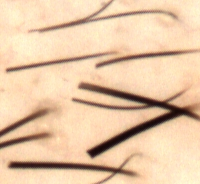
#> input picture lib/test.png, 200 x 184 px; its folder holds 4 pictures in this run
$ python skeletonExtraction.py
#> lines starting #> are read from the running program, lines starting #| are printed output that depends on the picture; after the words box and inside, x2 and y2 are one past the last pixel; in counts of white or black regions, pixels touching at a corner belong together
### lib/endpointDetection.py
#!/usr/bin/env python
# coding: utf-8

import numpy as np
import cv2
from matplotlib import pyplot as plt
import math
import time
from numba import jit
from numba.typed import List, Dict


# [34 lines of commented-out code are left out]

# [92 lines left out: functions UFS_getfa, UFS_merge, _bfs, _merge_endpoint, _check, not called in this run]

@jit(nopython = True)
def _find_endpoint(binary, r, degree_thres):
    n, m = binary.shape

    shifted = np.zeros((n + 2 * r + 1, m + 2 * r + 1), dtype = np.uint8)
    shifted[r:r+n, r:r+m] = binary

    is_candidate = np.zeros((n, m), dtype = np.uint8)
    candidate = List()
    for i in range(r, r + n):
        for j in range(r, r + m):
            if (shifted[i, j] == 0)  or ((shifted[i-1, j] & shifted[i, j-1] & shifted[i+1, j] & shifted[i, j+1]) == 1):
                continue
            lastflag = -1
            s = 0
            angle = 0
            for degree in range(361):
                rad = degree / 360 * 2 * np.pi
                flag = 1
                for k in range(1, r+1):
                    if not _check(shifted, i + np.cos(rad) * k, j + np.sin(rad) * k):
                        flag = 0
                        break
                s += (flag != lastflag)
                lastflag = flag
                angle += (flag)
            s -= 1
            angle -= (lastflag)
            if (s == 2) and (angle < degree_thres):
                is_candidate[i - r, j - r] = 1
                candidate.append((np.int32(i-r), np.int32(j-r)))
    return candidate, is_candidate

def find_endpoint(binary, r = 15, degree_thres = 60, endpoints = None):
    '''
    Find all of the end points of the hairs in a given binary image.

    Args:
    ------
    binary : 2D numpy.array. A binary image.
    r : int, optional. Should be in [1, 30]. The radius of the neibourhood circle.
    degree_thres : float, optional.

    Returns:
    ------
    endpoints : 2D numpy.array, [(x1, y1), (x2, y2), ...] Each row represents an end point.
    '''

    # [27 lines of commented-out code are left out]

    binary = np.array(binary, dtype = np.uint8)
    candidate, is_candidate = _find_endpoint(binary, r, degree_thres)

    if (endpoints is not None):
        for x, y in endpoints:
            if not is_candidate[x, y]:
                candidate.append((np.int32(x), np.int32(y)))
    #print("before merge", time() - t0, "s")
    return np.array(magnet(binary, _merge_endpoint(binary, candidate, 10)), dtype = np.int32)

#@jit(nopython = True)
# [22 lines left out: function magnet, not called in this run]

def endpointDetection(img_binary, endpoints = None, refind = True):
    """
        输入二值图，输出所有检测到的端点。
        Args:
            img_binary (ndarray) : 单通道二值图
            endpoints (ndarray, N * 2, optional) : 建议的点
        Returns:
            points (ndarray) : 所有检测到的端点
    """
    if (refind == False):
        return np.array(magnet(img_binary, endpoints), dtype = np.int32)
    return find_endpoint(img_binary, r = 15, degree_thres = 60, endpoints = endpoints)

# [19 lines that do not run on import are left out]

    #savemat("end_points.mat", {"end_points" : ans})

### lib/skeletonExtraction.py
import numpy as np
import cv2
from matplotlib import pyplot as plt
from scipy import ndimage
from lib.shortestPath import dijkstra
from lib.endpointDetection import endpointDetection
from lib.widthEstimation import waist
from lib.intersectionDetection import intersectionDetection, is_intersection
from lib.smoothing import skeleton_smoothing
from lib.pathEvaluation import evaluate_path

from time import time

def remove_hair(binary, path, width = 10):
    """
        输入二值图和一根毛发的骨架，把对应的毛发拔掉。
    """
    is_inter = is_intersection(binary, path)
    mask = np.zeros(binary.shape, dtype = np.uint8)

    widths, corrected_path = waist(path, binary)
    N = len(path)
    for i in range(N):
        x, y = corrected_path[i]
        if (widths[i] >= 15) or (is_inter[i]):
            continue
        x, y = corrected_path[i]
        w = np.min(widths[max(i-10, 0) : min(i+10, N)])
        cv2.circle(mask, (y, x),
                    round(w / 2) + 3,
                    color = 1,
                    thickness = cv2.FILLED
                    )
    mask *= binary

    # cv2.imshow("mask", mask * 255)
    # cv2.waitKey(0)
    # cv2.destroyAllWindows()

    dst = cv2.inpaint((binary*255).astype(np.uint8), (mask*255).astype(np.uint8), width, cv2.INPAINT_NS)

    # cv2.imshow("dst", dst)
    # cv2.waitKey(0)
    # cv2.destroyAllWindows()
    return (dst > 50).astype(np.uint8)

def skeletonExtraction_single(img_binary, endpoints = None, refind = False, thres = 0.05, min_length = 30, max_num_endpoints = 20):
    """
        输入二值图，返回一根毛发。
    """

    if (endpoints is None):
        refind = True

    # 端点检测
    if (endpoints is None):
        endpoints = endpointDetection(img_binary)
    else:
        endpoints = endpointDetection(img_binary, endpoints, refind = refind)
    if (not isinstance(endpoints, np.ndarray)):
        endpoints = np.array(endpoints)
    endpoints = endpoints.astype(np.int32)
    N = len(endpoints)
    if (N < 2) or (N > max_num_endpoints):
        return None, np.inf

    # 利用距离变换，设置每个点的权值
    D = ndimage.distance_transform_edt(img_binary == 1)
    D = np.max(D) - D + 1
    D[img_binary != 1] = 10000.

    # 求解两两端点之间的最短路径
    path, score = None, np.inf
    for i in range(N):
        i2all = dijkstra(img_binary, D, endpoints[i], endpoints)
        for j in range(i):
            dis = i2all[j][1]
            if (j != i) and (dis < np.inf):
                cur_path = np.array(i2all[j][0], dtype = np.int32)
                if (len(cur_path) <= min_length): ##### 长度过短
                    continue
                cur_score = evaluate_path(cur_path)
                if (cur_score > thres): ##### 得分超过某个阈值（越小路径越平滑）
                    continue
                if (cur_score < score):
                    path, score = cur_path, cur_score

    return path, score

def skeletonExtraction(img_binary, endpoints = None, debug = False, single_hair_mode = False, refind = False,
                       max_num_hairs = 10,
                       min_length = 30):
    """
        输入二值图，返回找到的所有毛发。
        方法：逐根查找。找长得最像毛发的一条路径，将其抹去，反复迭代。
    """

    img_binary = img_binary.astype(np.uint8)

    # [7 lines of commented-out code are left out]

    paths = []
    i = 0
    while i < max_num_hairs:

        i += 1
        if (debug):
            print("Extracting the %d-th hair...." % i)
            t0 = time()

        path, score = skeletonExtraction_single(img_binary, endpoints, refind = refind, min_length = min_length)
        if (path is None):
            break

        if (debug):
            print("Find hair: ", time() - t0, "s")
            t0 = time()

        img_binary_new = remove_hair(img_binary, path)
        path = skeleton_smoothing(img_binary, path)
        img_binary = img_binary_new
        if (len(path) <= min_length):
            continue

        if (debug):
            print("Remove hair:", time() - t0, "s")
            paths.append( (path, (score, i)) )
            plt.imshow(img_binary, cmap = plt.cm.gray)
            for path, info in paths:
                path = np.array(path)
                plt.plot(path[:, 1], path[:, 0], markersize = 1, c = 'red', marker = '.', linewidth = 0)
            plt.savefig("debug/paths_phase_%d.jpg" % i, dpi = 600)
        else:
            paths.append( path )

        if (single_hair_mode):
            break

    return paths

# 调用：
# (1) paths = skeletonExtraction(binary) 每次迭代，用传统方法重找端点(比较慢)
# 或，如果已经用别的方法找好了端点endpoints (N * 2 array)
# (2) paths = skeletonExtraction(binary, endpoints) 每次都用endpoints这些端点来配对，不重新找
# 或，即使已经找好了端点endpoints，但这只是推荐的端点，希望每次迭代都结合传统找端点方法的结果(比较慢)
# (3) paths = skeletonExtraction(binary, endpoints, refind = True)

# 指定最多提取的毛发数
# paths = skeletonExtraction(..., max_num_hairs = 3)

if (__name__ == "__main__"):

    img = cv2.imread('test.png', cv2.IMREAD_GRAYSCALE)
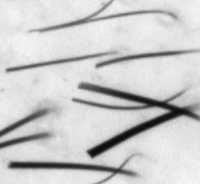
#> img: shape (184, 200); min 11, max 249, mean 202.9
    binary = (img > 127).astype(np.uint8)
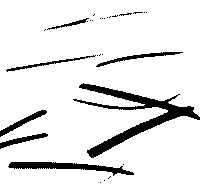
#> binary: shape (184, 200); values 0 (black) and 1 (white), 89.7% white; 29 black regions (22 under 20 px), largest, box (x1, y1, x2, y2) and area: (73, 83, 200, 158) 1935, (8, 162, 134, 176) 715, (96, 52, 183, 67) 271
    #binary = binary[:200, :200]

    # endpoints = np.load("endpoints.npy")
    # binary = np.load("img_binary.npy")

    print("Extracting skeletons...")

    paths = skeletonExtraction(binary, refind = True, debug = True, max_num_hairs = 20)
#> (the run stopped early here; a loop or call above may not have finished)
